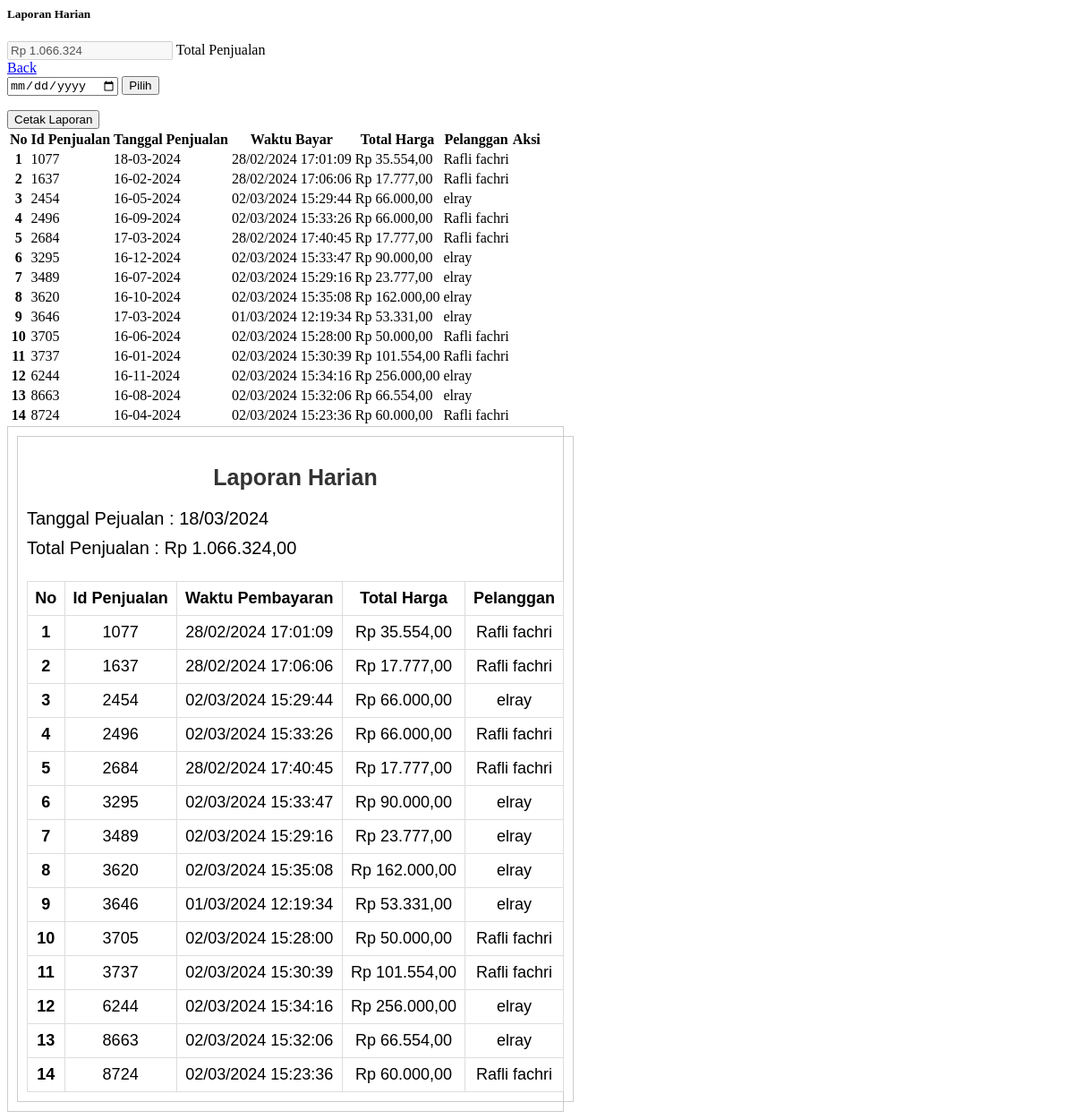
The page /kasir/laporan.php on the database its author committed.
### tables this page shows
CREATE TABLE `tb_penjualan` (
  `id_penjualan` int(11) NOT NULL,
  `tanggal_penjualan` date NOT NULL DEFAULT current_timestamp(),
  `total_harga` decimal(10,2) NOT NULL,
  `pelanggan_id` int(11) NOT NULL
);

CREATE TABLE `tb_bayar` (
  `id_bayar` bigint(20) NOT NULL,
  `nominal_uang` bigint(20) NOT NULL,
  `total_bayar` bigint(20) NOT NULL,
  `waktu_bayar` timestamp NOT NULL DEFAULT current_timestamp()
);

CREATE TABLE `tb_pelanggan` (
  `id_pelanggan` int(11) NOT NULL,
  `nama_pelanggan` varchar(255) NOT NULL,
  `alamat` varchar(255) NOT NULL,
  `no_telepon` varchar(15) NOT NULL
);

### kasir/laporan.php (the view, shortened to what this page needs)
<?php
include "proses/connect.php";
if(isset($_POST['pilih'])){
    $mulai = mysqli_real_escape_string($conn, $_POST['mulai']);
    $query = mysqli_query($conn, "SELECT *, SUM(harga*jumlah_produk) AS harganya FROM tb_penjualan
    LEFT JOIN tb_pelanggan ON tb_pelanggan.id_pelanggan = tb_penjualan.pelanggan_id
    LEFT JOIN tb_detailpjl ON tb_detailpjl.penjualan_id = tb_penjualan.id_penjualan
    LEFT JOIN tb_produk ON tb_produk.id_produk = tb_detailpjl.produk_id
    JOIN tb_bayar ON tb_bayar.id_bayar = tb_penjualan.id_penjualan WHERE tanggal_penjualan='$mulai' GROUP BY id_penjualan");
} else {
$query = mysqli_query($conn, "SELECT *, SUM(harga*jumlah_produk) AS harganya FROM tb_penjualan
LEFT JOIN tb_pelanggan ON tb_pelanggan.id_pelanggan = tb_penjualan.pelanggan_id
LEFT JOIN tb_detailpjl ON tb_detailpjl.penjualan_id = tb_penjualan.id_penjualan
LEFT JOIN tb_produk ON tb_produk.id_produk = tb_detailpjl.produk_id
JOIN tb_bayar ON tb_bayar.id_bayar = tb_penjualan.id_penjualan
GROUP BY id_penjualan ORDER BY id_bayar ASC");
}
while ($record = mysqli_fetch_array($query)) {
    $result[] = $record;
}
?>
<div class="content px-3 py-2">
    <div class="card">
        <h5 class="card-header">Laporan Harian</h5>
        <div class="card-body">
            <?php
            $total= 0;
            if(empty($result)){
                echo "";
            } else {
            foreach( $result as $row) {
                $total+=$row["harganya"];
            }
        }
             ?>
        <div class="row">
            <div class="col-lg-4">
             <div class="form-floating mb-3">
             <input type="text" class="form-control" id="floatingInput" required value="<?php echo 'Rp ', number_format($total, 0, ',', '.')   ?>" disabled>
             <label for="floatingInput">Total Penjualan</label>
           </div>
       </div>
       <div class="col-lg-1">
        <a href="datapjl" class="btn btn-dark border-light">Back</a>
       </div>
       <div class="col-lg-4">
        <form method="POST" class="d-flex">
        <input type="date" class="form-control me-2" name="mulai">
        <button class="btn btn-primary" type="submit" name="pilih">Pilih</button>
    </form>
</div>
<div class="col-lg-2">
        <button onclick="printStruk()" class="<?php echo (!isset($_POST['pilih'])) ? 'btn btn-secondary disabled' : 'btn btn-primary' ; ?>">Cetak Laporan</button>
    </div>
      </div>
            <?php
            if (empty($result)) {
            echo "Tidak ada Penjuaan untuk hari ini";
            } else {
            ?>
             <div class="table-responsive">
            <table class="table table-hover">
                <thead>
                    <tr >
                        <th scope="col">No</th>
                        <th scope="col">Id Penjualan</th>
                        <th scope="col">Tanggal Penjualan</th>
                        <th scope="col">Waktu Bayar</th>
                        <th scope="col">Total Harga</th>
                        <th scope="col">Pelanggan</th>
                        <th scope="col">Aksi</th>
                    </tr>
                </thead>
                <tbody>
                    <?php
                    $no = 1;
                    foreach ($result as $row) {
                        ?>
                        <tr>
                            <th scope="row">
                                <?php echo $no++ ?>
                            </th>
                            <td>
                                <?php echo $row['id_penjualan'] ?>
                            </td>
                            <td>
                                <?php echo date('d-m-Y',strtotime($row['tanggal_penjualan'])) ?>
                            </td>
                            <td>
                                <?php echo date('d/m/Y H:i:s', strtotime($row['waktu_bayar'])) ?>
                            </td>
                            <td>
                                <?php echo 'Rp ', number_format($row['harganya'], 2, ',', '.')  ?>
                            </td>
                            <td>
                                <?php echo $row['nama_pelanggan'] ?>
                            </td>
                           <td class="d-flex">
                            </td>
                        </tr>
                    <?php } ?>
                </tbody>
            </table>
             </div>
            <?php } ?>
        </div>
    </div>
</div>
  <div id="Struk" class="d-none">
  <div id="struk">
  <h2>Laporan Harian</h2>
  <p>Tanggal Pejualan : <?php echo date('d/m/Y', strtotime($result[0]['tanggal_penjualan'])) ?></p>
  <p>Total Penjualan : <?php echo 'Rp ', number_format($total, 2,',','.') ?></p>
  <table class="table table-responsive num-rows" >
  <thead>
                    <tr>
                        <th scope="col">No</th>
                        <th scope="col">Id Penjualan</th>
                        <th scope="col">Waktu Pembayaran</th>
                        <th scope="col">Total Harga</th>
                        <th scope="col">Pelanggan</th>
                    </tr>
                </thead>
                <tbody>
                    <?php
                    $no = 1;
                    foreach ($result as $row) {
                        ?>
                        <tr>
                            <th scope="row">
                                <?php echo $no++ ?>
                            </th>
                            <td>
                                <?php echo $row['id_penjualan'] ?>
                            </td>
                            <td>
                                <?php echo date('d/m/Y H:i:s', strtotime($row['waktu_bayar'])) ?>
                            </td>
                            <td>
                                <?php echo 'Rp ', number_format($row['harganya'], 2, ',', '.') ?>
                            </td>
                            <td>
                                <?php echo $row['nama_pelanggan'] ?>
                            </td>
                        </tr>
                    <?php
                    }
                    ?>
                </tbody>
  </table>
  </div>
</div>

### kasir/laporan.php (style rules this page uses)
#struk { font-family: Arial, sans-serif; font-size: 20px; max-width: 100%; border: 1px solid #ccc; padding: 10px; width: 600px; }
#struk h2 { font-size: 25px; text-align: center; color: #333; margin-bottom: 20px; }
#struk p { margin: 10px 0; }
#struk table { text-align: center; font-size: 18px; border-collapse: collapse; margin-top: 25px; width: 100%; }
#struk th, #struk td { border: 1px solid #ddd; padding: 8px; }

### rows shown on the page
tb_penjualan: id_penjualan "1077", tanggal_penjualan "18-03-2024", tb_bayar.waktu_bayar "28/02/2024 17:01:09", harganya "35.554,00", pelanggan.nama_pelanggan "Rafli fachri", tanggal_penjualan "18/03/2024"
tb_penjualan: id_penjualan "1637", tanggal_penjualan "16-02-2024", tb_bayar.waktu_bayar "28/02/2024 17:06:06", harganya "17.777,00", pelanggan.nama_pelanggan "Rafli fachri"
tb_penjualan: id_penjualan "2454", tanggal_penjualan "16-05-2024", tb_bayar.waktu_bayar "02/03/2024 15:29:44", harganya "66.000,00", pelanggan.nama_pelanggan "elray"
tb_penjualan: id_penjualan "2496", tanggal_penjualan "16-09-2024", tb_bayar.waktu_bayar "02/03/2024 15:33:26", harganya "66.000,00", pelanggan.nama_pelanggan "Rafli fachri"
tb_penjualan: id_penjualan "2684", tanggal_penjualan "17-03-2024", tb_bayar.waktu_bayar "28/02/2024 17:40:45", harganya "17.777,00", pelanggan.nama_pelanggan "Rafli fachri"
tb_penjualan: id_penjualan "3295", tanggal_penjualan "16-12-2024", tb_bayar.waktu_bayar "02/03/2024 15:33:47", harganya "90.000,00", pelanggan.nama_pelanggan "elray"
tb_penjualan: id_penjualan "3489", tanggal_penjualan "16-07-2024", tb_bayar.waktu_bayar "02/03/2024 15:29:16", harganya "23.777,00", pelanggan.nama_pelanggan "elray"
tb_penjualan: id_penjualan "3620", tanggal_penjualan "16-10-2024", tb_bayar.waktu_bayar "02/03/2024 15:35:08", harganya "162.000,00", pelanggan.nama_pelanggan "elray"
tb_penjualan: id_penjualan "3646", tanggal_penjualan "17-03-2024", tb_bayar.waktu_bayar "01/03/2024 12:19:34", harganya "53.331,00", pelanggan.nama_pelanggan "elray"
tb_penjualan: id_penjualan "3705", tanggal_penjualan "16-06-2024", tb_bayar.waktu_bayar "02/03/2024 15:28:00", harganya "50.000,00", pelanggan.nama_pelanggan "Rafli fachri"
tb_penjualan: id_penjualan "3737", tanggal_penjualan "16-01-2024", tb_bayar.waktu_bayar "02/03/2024 15:30:39", harganya "101.554,00", pelanggan.nama_pelanggan "Rafli fachri"
tb_penjualan: id_penjualan "6244", tanggal_penjualan "16-11-2024", tb_bayar.waktu_bayar "02/03/2024 15:34:16", harganya "256.000,00", pelanggan.nama_pelanggan "elray"
tb_penjualan: id_penjualan "8663", tanggal_penjualan "16-08-2024", tb_bayar.waktu_bayar "02/03/2024 15:32:06", harganya "66.554,00", pelanggan.nama_pelanggan "elray"
tb_penjualan: id_penjualan "8724", tanggal_penjualan "16-04-2024", tb_bayar.waktu_bayar "02/03/2024 15:23:36", harganya "60.000,00", pelanggan.nama_pelanggan "Rafli fachri"

### other values the page prints
$total "1.066.324,00"
